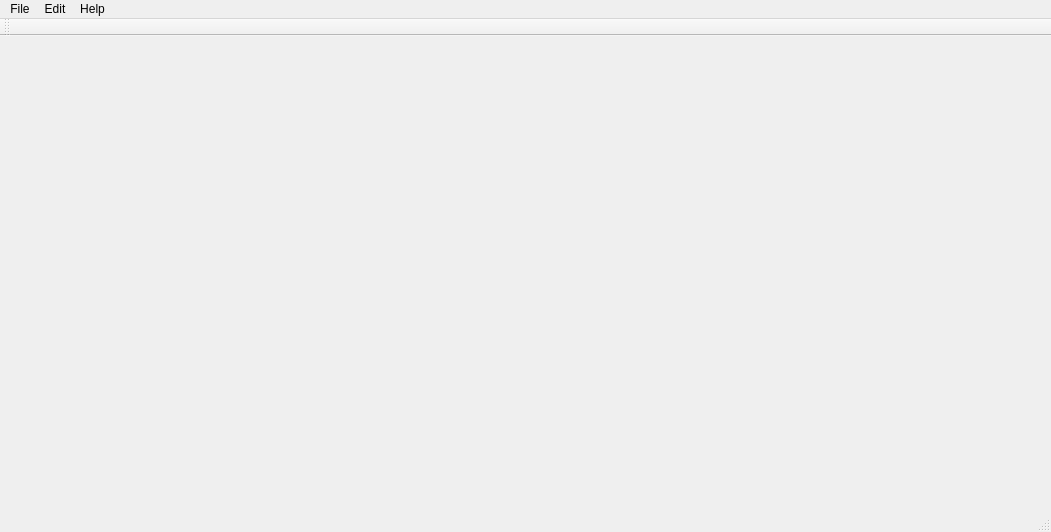
<?xml version="1.0" encoding="UTF-8"?>
<ui version="4.0">
 <class>MainWindow</class>
 <widget class="QMainWindow" name="MainWindow">
  <property name="geometry">
   <rect>
    <x>0</x>
    <y>0</y>
    <width>1051</width>
    <height>532</height>
   </rect>
  </property>
  <property name="windowTitle">
   <string>MainWindow</string>
  </property>
  <widget class="QWidget" name="centralWidget">
   <layout class="QVBoxLayout" name="verticalLayout">
    <item>
     <layout class="QHBoxLayout" name="horizontalLayout">
      <property name="sizeConstraint">
       <enum>QLayout::SetDefaultConstraint</enum>
      </property>
     </layout>
    </item>
   </layout>
  </widget>
  <widget class="QMenuBar" name="menuBar">
   <property name="geometry">
    <rect>
     <x>0</x>
     <y>0</y>
     <width>1051</width>
     <height>20</height>
    </rect>
   </property>
   <widget class="QMenu" name="menuFile">
    <property name="title">
     <string>File</string>
    </property>
    <addaction name="actionOpen_File"/>
    <addaction name="actionSave_File"/>
    <addaction name="actionSave_As"/>
    <addaction name="actionExit"/>
   </widget>
   <widget class="QMenu" name="menuEdit">
    <property name="title">
     <string>Edit</string>
    </property>
   </widget>
   <widget class="QMenu" name="menuHelp">
    <property name="title">
     <string>Help</string>
    </property>
   </widget>
   <addaction name="menuFile"/>
   <addaction name="menuEdit"/>
   <addaction name="menuHelp"/>
  </widget>
  <widget class="QToolBar" name="mainToolBar">
   <attribute name="toolBarArea">
    <enum>TopToolBarArea</enum>
   </attribute>
   <attribute name="toolBarBreak">
    <bool>false</bool>
   </attribute>
  </widget>
  <widget class="QStatusBar" name="statusBar"/>
  <action name="actionOpen_File">
   <property name="text">
    <string>Open File</string>
   </property>
  </action>
  <action name="actionSave_File">
   <property name="text">
    <string>Save File</string>
   </property>
  </action>
  <action name="actionExit">
   <property name="text">
    <string>Exit</string>
   </property>
  </action>
  <action name="actionSave_As">
   <property name="text">
    <string>Save As</string>
   </property>
  </action>
 </widget>
 <layoutdefault spacing="6" margin="11"/>
 <resources/>
 <connections/>
</ui>
